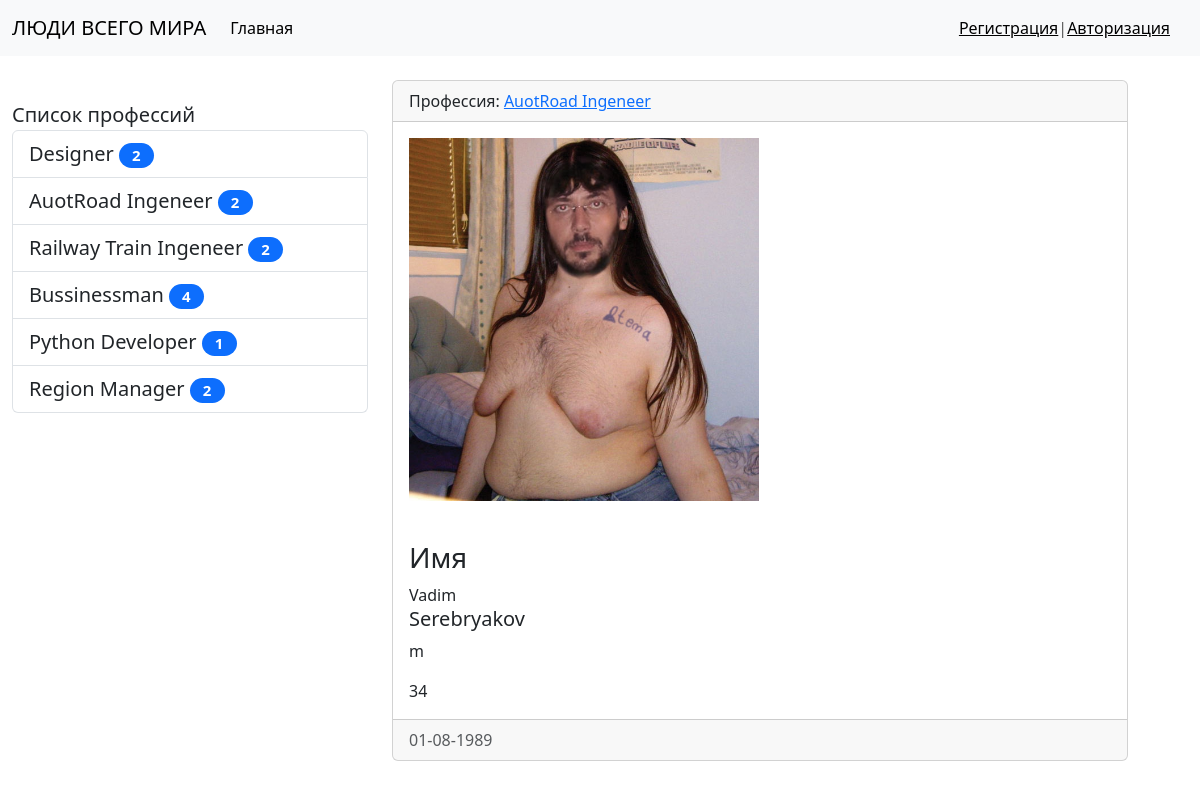
Page /human/1 on the committed database.
### main/models.py (models this page shows, shortened)
class Profession(models.Model):
    title = models.CharField(max_length=100, db_index=True, verbose_name='Профессия')
    def get_absolute_url(self):
        return reverse_lazy('profession', kwargs={'pk': self.pk})
    class Meta:
        verbose_name = 'Профессия'
        verbose_name_plural = 'Профессии'
        ordering = ['id']

class Human(models.Model):
    human_choices = {'m': 'male',
                     'f': 'female'}
    name = models.CharField(max_length=50, verbose_name='Имя')
    last_name = models.CharField(max_length=50, verbose_name='Фамилия')
    sex = models.CharField(max_length=1, choices=human_choices, verbose_name='Пол')
    age = models.IntegerField(verbose_name='Возраст')
    born_at = models.DateField(verbose_name='Дата рождения')
    photo = models.ImageField(upload_to='media/%Y/%m/%d', null=True, default='Null', verbose_name='Фото')
    profession = models.ForeignKey('Profession', on_delete=models.PROTECT, null=True, verbose_name='Профессия')
    class Meta:
        verbose_name = "Человек"
        verbose_name_plural = "Люди"
        ordering = ['-born_at']

### main/views.py (the view)
# urls.py: path('human/<int:pk>', ViewHuman.as_view(), name='view_human'),
class ViewHuman(DetailView):
    model = Human
    template_name = 'NewsProject/view_human.html'
    context_object_name = 'human_item'

### main/templatetags/newsproject_tags.py (called while the page is built)
@register.simple_tag(name='get_list_professions')
def get_professions():
    return Profession.objects.all()

@register.inclusion_tag('NewsProject/List_professions.html')
def show_professions(arg1='Список', arg2='профессий'):
    professions = cache.get('professions')
    if not professions:
        professions = Profession.objects.annotate(cnt=Count('human')).filter(cnt__gt=0)
        cache.set('professions', professions, 60)
    return {'professions': professions, 'arg1': arg1, 'arg2': arg2}

### main/templates/NewsProject/view_human.html (shortened to what this page needs)
{% extends 'base.html' %}
{% block sidebar %}
{% include 'inc/_sidebar.html' %}
{% endblock %}
{% block content %}
<div class="card mb-3">
    <div class="card-header">
        Профессия: <a href="{{ human_item.profession.get_absolute_url }}">{{ human_item.profession.title }}</a>
    </div>
    <div class="card-body">
        {% if human_item.photo %}
        <img src="{{ human_item.photo.url }}" class='mr-3' width='350' alt="Photo">
        {% else %}
        <h6>Фото отсутствует</h6>
        {% endif %}
    </div>
    <div class="card-body">
        {% autoescape off %}
        <h5 class="card-title">{{ human_item.name }}</h5>
        {% endautoescape %}
        <h5 class="card-title">{{ human_item.last_name }}</h5>
        <p class="card-text">{{ human_item.sex }}</p>
        <p class="card-text">{{ human_item.age }}</p>
    </div>
    <div class="card-footer text-body-secondary">
        {{ human_item.born_at|date:'d-m-Y' }}
    </div>
</div>
{% endblock %}

### main/templates/NewsProject/List_professions.html
{% load newsproject_tags %}
<div class="list-group" style="height: 20px; margin-top: 20px; font-size: 20;">
    {{ arg1 }} {{ arg2 }}
    {% for pr in professions %}
    <a href="{% url 'profession' pk=pr.pk %}" class="list-group-item list-group-item-action">{{ pr.title }}<span
            class="badge bg-primary rounded-pill"
            style="width: 35px; color: white; margin-left: 5px;">{{ pr.cnt }}</span></a>
    {% endfor %}
</div>

### NewsProject/static/css/style.css (style rules this page uses)
body { backgroundcolor = #ccc; }

### rows in the picture
Profession: title "Designer", cnt "2"
Profession: title "AuotRoad Ingeneer", cnt "2"
Profession: title "Railway Train Ingeneer", cnt "2"
Profession: title "Bussinessman", cnt "4"
Profession: title "Python Developer", cnt "1"
Profession: title "Region Manager", cnt "2"
Human: profession "AuotRoad Ingeneer", photo (picture), name "Имя Vadim", last_name "Serebryakov", sex "m", age "34", born_at "01-08-1989"

### other values in the picture
{{ arg1 }} "Список"
{{ arg2 }} "профессий"
